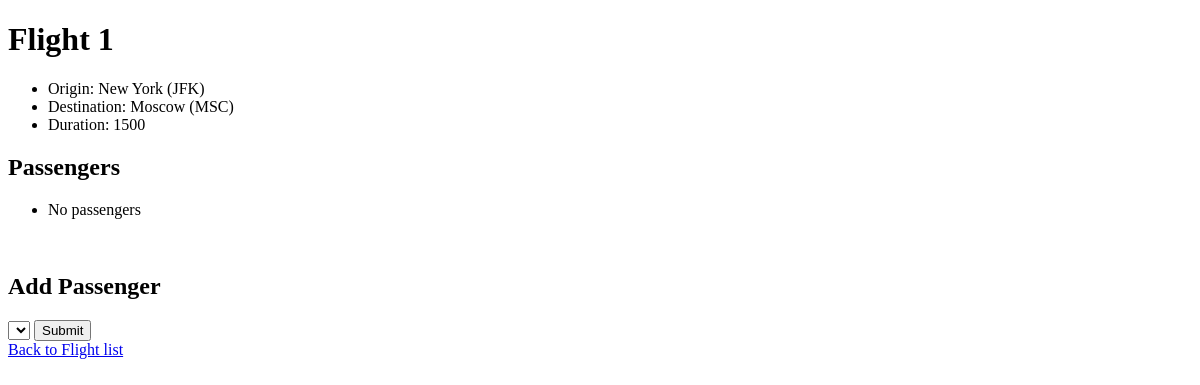
The app's page /flights/1, older data.
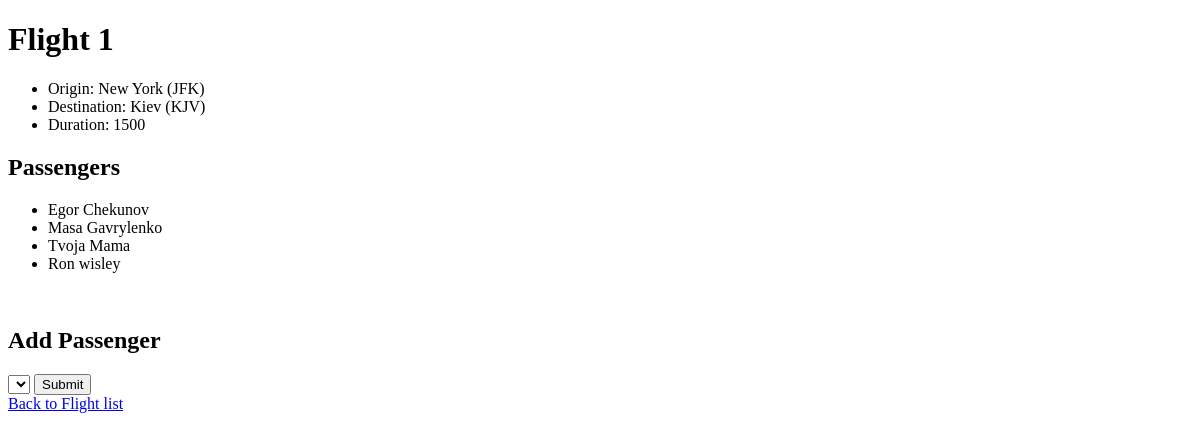
The same page, newer data.
### flights/models.py (models this page shows, shortened)
class Flight(models.Model):
    origin = models.ForeignKey(Airport, on_delete=models.CASCADE, related_name="departures")
    destination = models.ForeignKey(Airport, on_delete=models.CASCADE, related_name="arrivals")
    duration = models.IntegerField()

class Airport(models.Model):
    code = models.CharField(max_length=3)
    city = models.CharField(max_length=64)
    def __str__(self) -> str:
        return f"{self.city} ({self.code})"

class Passenger(models.Model):
    first = models.CharField(max_length=64)
    last = models.CharField(max_length=64)
    flights = models.ManyToManyField(Flight, blank=True, related_name="passengers")
    def __str__(self) -> str:
        return f"{self.first} {self.last}"

### flights/views.py (the view)
# urls.py: path("<int:flight_id>",views.flight,name="flight"),
def flight(request,flight_id):
    flight = Flight.objects.get(pk=flight_id)
    return render(request,"flights/flight.html",{
        "flight":flight,
        "passengers": flight.passengers.all(),
        "non_passengers": Passenger.objects.exclude(flights=flight).all()
    })

### flights/templates/flights/flight.html (shortened to what this page needs)
{% extends 'flights/layout.html' %}
{% block body %}
<h1>Flight {{flight.id}}</h1>
<ul>
    <li>Origin: {{flight.origin}}</li>
    <li>Destination: {{flight.destination}}</li>
    <li>Duration: {{flight.duration}}</li>
</ul>
    <h2>Passengers</h2>
    <ul>
        {% for passenger in passengers %}
        <li>{{passenger}}</li>
        {%empty%}
        <li>No passengers</li>
        {% endfor %}
    </ul>
    <br>
    <h2>Add Passenger</h2>
    <form action="{% url 'book' flight.id %}" method="post">
        <select name="passenger">
        </select>
        <input type="submit">
    </form>
 <a href="{% url 'index' %}">Back to Flight list</a>
{% endblock  %}

Row changes from the older to the newer data that the page shows:
changed through a linked row, Flight "New York (JFK)": destination "Moscow (MSC)" → "Kiev (KJV)"
added Passenger: first+last "Egor Chekunov"
added Passenger: first+last "Masa Gavrylenko"
added Passenger: first+last "Tvoja Mama"
added Passenger: first+last "Ron wisley"
Text that changed along with them:
text no longer shown: "No passengers"
